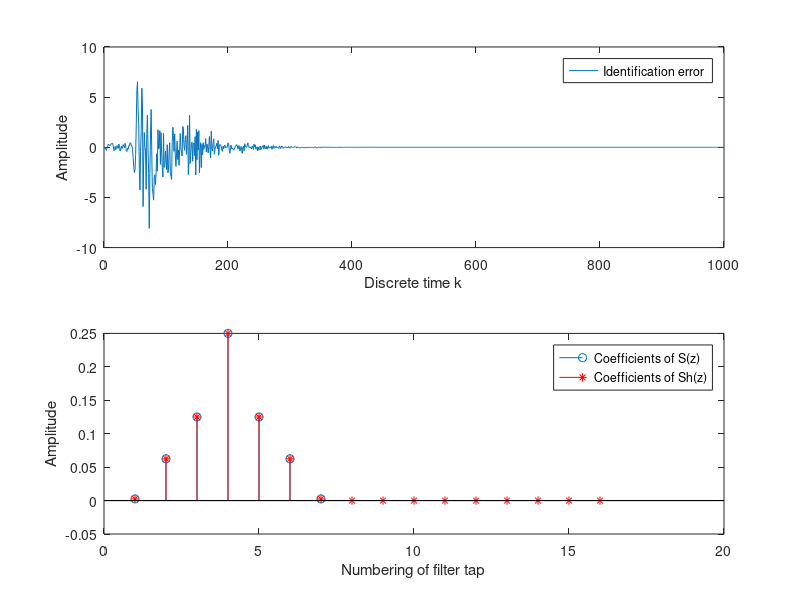
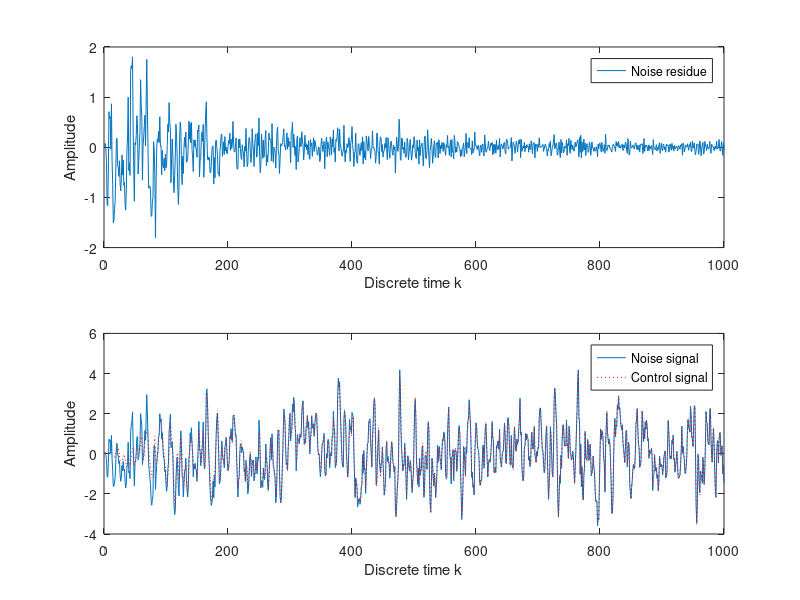

These charts were generated, in order, by the following MATLAB code:


%              +-----------+                       +   
% x(k) ---+--->|   P(z)    |--yp(k)----------------> sum --+---> e(k)
%         |    +-----------+                          ^-   |
%         |                                           |    |
%         |        \                                ys(k)  |     
%         |    +-----------+          +-----------+   |    |
%         +--->|   C(z)    |--yw(k)-->|   S(z)    |---+    |
%         |    +-----------+          +-----------+        |
%         |            \                                   |
%         |             \----------------\                 |
%         |                               \                |
%         |    +-----------+          +-----------+        |
%         +--->|   Sh(z)   |--xs(k)-->|    LMS    |<-------+
%              +-----------+          +-----------+        
% 
%--------------------------------------------------------------------------
% Set simulation duration (normalized) 
clear
T=1000; 

% We do not know P(z) and S(z) in reality. So we have to make dummy paths
Pw=[0.01 0.25 0.5 1 0.5 0.25 0.01];
Sw=Pw*0.25;

% Remember that the first task is to estimate S(z). So, we can generate a
% white noise signal,
x_iden=randn(1,T);

% send it to the actuator, and measure it at the sensor position, 
y_iden=filter(Sw, 1, x_iden);

% Then, start the identification process
Shx=zeros(1,16);     % the state of Sh(z)
Shw=zeros(1,16);     % the weight of Sh(z)
e_iden=zeros(1,T);   % data buffer for the identification error

% and apply least mean square algorithm
mu=0.1;                         % learning rate
for k=1:T               % discrete time k
    Shx=[x_iden(k) Shx(1:15)];  % update the state
    Shy=sum(Shx.*Shw);	        % calculate output of Sh(z)
    e_iden(k)=y_iden(k)-Shy;    % calculate error         
    Shw=Shw+mu*e_iden(k)*Shx;   % adjust the weight
end

% Lets check the result
subplot(2,1,1)
plot([1:T], e_iden)
ylabel('Amplitude');
xlabel('Discrete time k');
legend('Identification error');
subplot(2,1,2)
stem(Sw) 
hold on 
stem(Shw, 'r*')
ylabel('Amplitude');
xlabel('Numbering of filter tap');
legend('Coefficients of S(z)', 'Coefficients of Sh(z)')


% The second task is the active control itself. Again, we need to simulate 
% the actual condition. In practice, it should be an iterative process of
% 'measure', 'control', and 'adjust'; sample by sample. Now, let's generate 
% the noise: 
X=randn(1,T);

% and measure the arriving noise at the sensor position,
Yd=filter(Pw, 1, X);
  
% Initiate the system,
Cx=zeros(1,16);       % the state of C(z)
Cw=zeros(1,16);       % the weight of C(z)
Sx=zeros(size(Sw));   % the dummy state for the secondary path
e_cont=zeros(1,T);    % data buffer for the control error
Xhx=zeros(1,16);      % the state of the filtered x(k)

% and apply the FxLMS algorithm
mu=0.1;                            % learning rate
for k=1:T,                         % discrete time k
    Cx=[X(k) Cx(1:15)];            % update the controller state    
    Cy=sum(Cx.*Cw);                % calculate the controller output	
    Sx=[Cy Sx(1:length(Sx)-1)];    % propagate to secondary path
    e_cont(k)=Yd(k)-sum(Sx.*Sw);   % measure the residue
    Shx=[X(k) Shx(1:15)];          % update the state of Sh(z)
    Xhx=[sum(Shx.*Shw) Xhx(1:15)]; % calculate the filtered x(k)
    Cw=Cw+mu*e_cont(k)*Xhx;        % adjust the controller weight
end

% Report the result
figure
subplot(2,1,1)
plot([1:T], e_cont)
ylabel('Amplitude');
xlabel('Discrete time k');
legend('Noise residue')
subplot(2,1,2)
plot([1:T], Yd) 
hold on 
plot([1:T], Yd-e_cont, 'r:')
ylabel('Amplitude');
xlabel('Discrete time k');
legend('Noise signal', 'Control signal')
